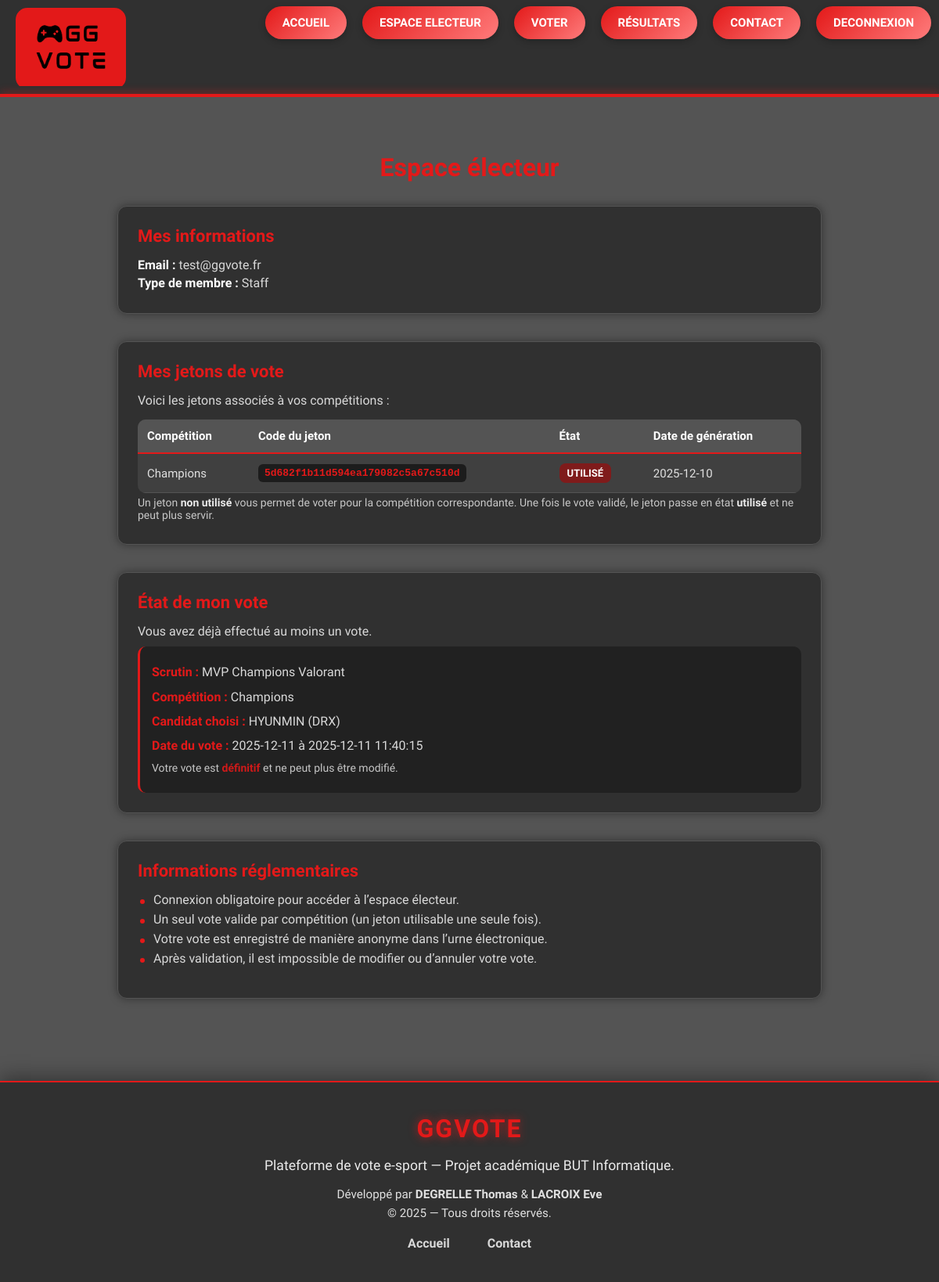
/profil_electeur.php (signed in), run on the app's committed database.
### tables this page shows
CREATE TABLE IF NOT EXISTS `electeur` (
  `idelecteur` int NOT NULL AUTO_INCREMENT,
  `email` varchar(70) NOT NULL,
  `mot_de_passe` varchar(255) NOT NULL,
  `type` varchar(70) NOT NULL,
  `idadmin` int DEFAULT NULL,
  `actif` tinyint(1) NOT NULL DEFAULT '0',
  PRIMARY KEY (`idelecteur`),
  KEY `fk_electeur_admin` (`idadmin`)
);

CREATE TABLE IF NOT EXISTS `competition` (
  `idcompetition` int NOT NULL AUTO_INCREMENT,
  `nom_compet` varchar(255) NOT NULL,
  `date_debut` date NOT NULL,
  `date_fin` date NOT NULL,
  `statut` varchar(45) NOT NULL,
  `idadmin` int NOT NULL,
  `idjeu` int NOT NULL,
  PRIMARY KEY (`idcompetition`),
  KEY `fk_compet_admin` (`idadmin`),
  KEY `fk_compet_jeu` (`idjeu`)
);

CREATE TABLE IF NOT EXISTS `vote` (
  `idvote` int NOT NULL AUTO_INCREMENT,
  `date_vote` date NOT NULL,
  `heure_vote` datetime NOT NULL,
  `idscrutin` int NOT NULL,
  `idjoueur` int NOT NULL,
  `idtoken` int NOT NULL,
  PRIMARY KEY (`idvote`),
  KEY `fk_vote_scrutin` (`idscrutin`),
  KEY `fk_vote_joueur` (`idjoueur`),
  KEY `fk_vote_token` (`idtoken`)
);

CREATE TABLE IF NOT EXISTS `scrutin` (
  `idscrutin` int NOT NULL AUTO_INCREMENT,
  `nom_scrutin` varchar(45) NOT NULL,
  `date_ouverture` date NOT NULL,
  `date_cloture` date NOT NULL,
  `etat_scrutin` varchar(45) NOT NULL,
  `idadmin` int NOT NULL,
  `idcompetition` int NOT NULL,
  PRIMARY KEY (`idscrutin`),
  KEY `fk_scrutin_admin` (`idadmin`),
  KEY `fk_scrutin_compet` (`idcompetition`)
);

CREATE TABLE IF NOT EXISTS `joueur` (
  `idjoueur` int NOT NULL AUTO_INCREMENT,
  `pseudo` varchar(45) NOT NULL,
  `equipe` varchar(70) DEFAULT NULL,
  `age` int DEFAULT NULL,
  `nationalite` varchar(45) DEFAULT NULL,
  `poste` varchar(45) DEFAULT NULL,
  `idadmin` int NOT NULL,
  `idcompetition` int NOT NULL,
  `photo` varchar(255) NOT NULL,
  `email_candidat` varchar(255) DEFAULT NULL,
  `mdp_candidat` varchar(255) DEFAULT NULL,
  `bio_candidat` text,
  `lien_media` varchar(255) DEFAULT NULL,
  `candidature_complete` tinyint(1) NOT NULL DEFAULT '1',
  `candidature_validee` tinyint(1) NOT NULL DEFAULT '1',
  PRIMARY KEY (`idjoueur`),
  KEY `fk_joueur_admin` (`idadmin`),
  KEY `fk_joueur_compet` (`idcompetition`)
);

### profil_electeur.php (the view, shortened to what this page needs)
<?php
require('header.php');
$idelecteur = $_SESSION['idelecteur'];
$email      = $_SESSION['electeur_email'];
$connexion = dbconnect();
$sql = "SELECT email, type
        FROM electeur
        WHERE idelecteur = :id";
$stmt = $connexion->prepare($sql);
$stmt->execute([':id' => $idelecteur]);
$infos = $stmt->fetch(PDO::FETCH_ASSOC);
$typeElecteur = $infos['type'] ?? '—';
$sqlVote = "SELECT
                v.date_vote,
                v.heure_vote,
                j.pseudo,
                j.equipe,
                s.nom_scrutin,
                c.nom_compet
            FROM vote v
            JOIN token t       ON t.idtoken       = v.idtoken
            JOIN joueur j      ON j.idjoueur      = v.idjoueur
            JOIN scrutin s     ON s.idscrutin     = v.idscrutin
            JOIN competition c ON c.idcompetition = s.idcompetition
            WHERE t.idelecteur = :id
            ORDER BY v.date_vote DESC, v.heure_vote DESC
            LIMIT 1";
$stmtVote = $connexion->prepare($sqlVote);
$stmtVote->execute([':id' => $idelecteur]);
$vote = $stmtVote->fetch(PDO::FETCH_ASSOC);
$dejaVote = $vote !== false;
$sqlTokens = "SELECT
                t.code_token,
                t.etat,
                t.date_generation,
                c.nom_compet
             FROM token t
             JOIN competition c ON c.idcompetition = t.idcompetition
             WHERE t.idelecteur = :id
             ORDER BY c.nom_compet ASC, t.date_generation ASC";
$stmtTokens = $connexion->prepare($sqlTokens);
$stmtTokens->execute([':id' => $idelecteur]);
$tokens = $stmtTokens->fetchAll(PDO::FETCH_ASSOC);
?>
<div class="profil-container">
    <h1 class="profil-title">Espace électeur</h1>
    <section class="profil-card">
        <h2 class="profil-card-title">Mes informations</h2>
        <p><strong>Email :</strong> <?= htmlspecialchars($email) ?></p>
        <p><strong>Type de membre :</strong> <?= htmlspecialchars($typeElecteur) ?></p>
    </section>
    <section class="profil-card">
        <h2 class="profil-card-title">Mes jetons de vote</h2>
        <?php if (empty($tokens)): ?>
            <p>Vous ne disposez actuellement d'aucun jeton de vote.</p>
            <p>Lorsque des compétitions seront ouvertes et que vous vous connecterez, des jetons vous seront attribués automatiquement.</p>
        <?php else: ?>
            <p>Voici les jetons associés à vos compétitions :</p>
            <table class="profil-table">
                <thead>
                    <tr>
                        <th>Compétition</th>
                        <th>Code du jeton</th>
                        <th>État</th>
                        <th>Date de génération</th>
                    </tr>
                </thead>
                <tbody>
                    <?php foreach ($tokens as $t): ?>
                        <tr>
                            <td><?= htmlspecialchars($t['nom_compet']) ?></td>
                            <td><code><?= htmlspecialchars($t['code_token']) ?></code></td>
                            <td>
                                <?php if ((int)$t['etat'] === 0): ?>
                                    <span class="token-status token-status-ok">Non utilisé</span>
                                <?php else: ?>
                                    <span class="token-status token-status-used">Utilisé</span>
                                <?php endif; ?>
                            </td>
                            <td><?= htmlspecialchars($t['date_generation']) ?></td>
                        </tr>
                    <?php endforeach; ?>
                </tbody>
            </table>
            <p class="profil-vote-note">
                Un jeton <strong>non utilisé</strong> vous permet de voter pour la compétition correspondante.
                Une fois le vote validé, le jeton passe en état <strong>utilisé</strong> et ne peut plus servir.
            </p>
        <?php endif; ?>
    </section>
    <section class="profil-card">
        <h2 class="profil-card-title">État de mon vote</h2>
        <?php if (!$dejaVote): ?>
            <p>Vous n'avez pas encore participé à un vote avec vos jetons.</p>
            <p>Rendez-vous sur la page <strong>Voter</strong> pour utiliser votre jeton et choisir votre MVP.</p>
        <?php else: ?>
            <p>Vous avez déjà effectué au moins un vote.</p>
            <div class="profil-vote-summary">
                <p><strong>Scrutin :</strong> <?= htmlspecialchars($vote['nom_scrutin']) ?></p>
                <p><strong>Compétition :</strong> <?= htmlspecialchars($vote['nom_compet']) ?></p>
                <p><strong>Candidat choisi :</strong>
                    <?= htmlspecialchars($vote['pseudo']) ?> (<?= htmlspecialchars($vote['equipe']) ?>)
                </p>
                <p><strong>Date du vote :</strong> <?= htmlspecialchars($vote['date_vote']) ?> à <?= htmlspecialchars($vote['heure_vote']) ?></p>
                <p class="profil-vote-note">
                    Votre vote est <strong>définitif</strong> et ne peut plus être modifié.
                </p>
            </div>
        <?php endif; ?>
    </section>
    <section class="profil-card">
        <h2 class="profil-card-title">Informations réglementaires</h2>
        <ul class="profil-rules-list">
            <li>Connexion obligatoire pour accéder à l’espace électeur.</li>
            <li>Un seul vote valide par compétition (un jeton utilisable une seule fois).</li>
            <li>Votre vote est enregistré de manière anonyme dans l’urne électronique.</li>
            <li>Après validation, il est impossible de modifier ou d’annuler votre vote.</li>
        </ul>
    </section>
</div>
<?php
require('footer.php');
?>

### ggvote.css (style rules this page uses)
html, body { margin: 0; padding: 0; }
body { background-color: #545454; }
h1 { color: white; font-family: 'Exo 2', sans-serif; }
p { color: white; font-family: 'Exo 2', sans-serif; font-size: 16px; }
.profil-container { max-width: 1000px; margin: 40px auto 60px; padding: 0 16px; font-family: 'Exo 2', sans-serif; }
.profil-title { font-size: 36px; font-weight: 700; color: #D9D9D9; margin-bottom: 24px; }
.profil-card { background-color: #303030; border-radius: 18px; padding: 24px 28px; margin-bottom: 24px; box-shadow: 0 12px 30px rgba(0, 0, 0, 0.5); border-top: 3px solid #e31919; }
.profil-card-title { font-size: 26px; font-weight: 700; color: #D9D9D9; margin-bottom: 12px; }
.profil-card p { color: #D9D9D9; margin: 4px 0; }
.profil-card strong { color: #ffffff; }
.profil-vote-summary { margin-top: 16px; padding: 16px 18px; border-radius: 14px; background-color: #262626; border-left: 3px solid #e31919; }
.profil-vote-note { margin-top: 8px; font-size: 0.9rem; color: #D9D9D9; opacity: 0.9; }
.profil-rules-list { list-style: none; padding-left: 0; margin-top: 10px; }
.profil-rules-list li { position: relative; padding-left: 20px; margin-bottom: 6px; color: #D9D9D9; }
.profil-rules-list li::before { content: ""; position: absolute; left: 3px; top: 9px; width: 6px; height: 6px; border-radius: 50%; background-color: #e31919; }
.profil-table { width: 100%; border-collapse: collapse; margin-top: 15px; font-size: 15px; background-color: #404040; border-radius: 10px; overflow: hidden; }
.profil-table th { background-color: #545454; color: #ffffff; padding: 12px; text-align: left; font-weight: 600; border-bottom: 2px solid #e31919; }
.profil-table td { padding: 12px; border-bottom: 1px solid #545454; color: #e0e0e0; }
.profil-table code { background: #1c1c1c; padding: 4px 8px; border-radius: 6px; color: #e31919; font-weight: bold; font-size: 13px; }
.token-status { padding: 5px 10px; border-radius: 8px; font-size: 13px; font-weight: 600; display: inline-block; text-transform: uppercase; }
.token-status-used { background-color: #7f1b1b; color: #ffffff; }
.profil-vote-summary { background-color: #212121; padding: 15px; border-radius: 10px; margin-top: 10px; line-height: 1.7; }
.profil-vote-summary strong { color: #e31919; }
.profil-vote-note { margin-top: 10px; font-size: 14px; color: #cccccc; }
.profil-container { max-width: 900px; margin: 40px auto; padding: 10px; font-family: 'Exo 2', sans-serif; color: #f5f5f5; }
.profil-title { text-align: center; font-size: 32px; margin-bottom: 30px; color: #e31919; }
.profil-card { background-color: #303030; padding: 25px; border-radius: 12px; margin-bottom: 35px; box-shadow: 0 0 12px rgba(0,0,0,0.4); border: 1px solid #545454; }
.profil-card-title { margin-top: 0; margin-bottom: 15px; font-size: 22px; color: #e31919; }

### data on the page
electeur: type "Staff"
vote: idscrutin.nom_scrutin "MVP Champions Valorant", competition.nom_compet "Champions", idjoueur.pseudo "HYUNMIN", idjoueur.equipe "DRX", date_vote "2025-12-11", heure_vote "2025-12-11 11:40:15"

### other printed values
$email "test@ggvote.fr"
$t['nom_compet'] "Champions"
$t['code_token'] "5d682f1b11d594ea179082c5a67c510d"
$t['date_generation'] "2025-12-10"
